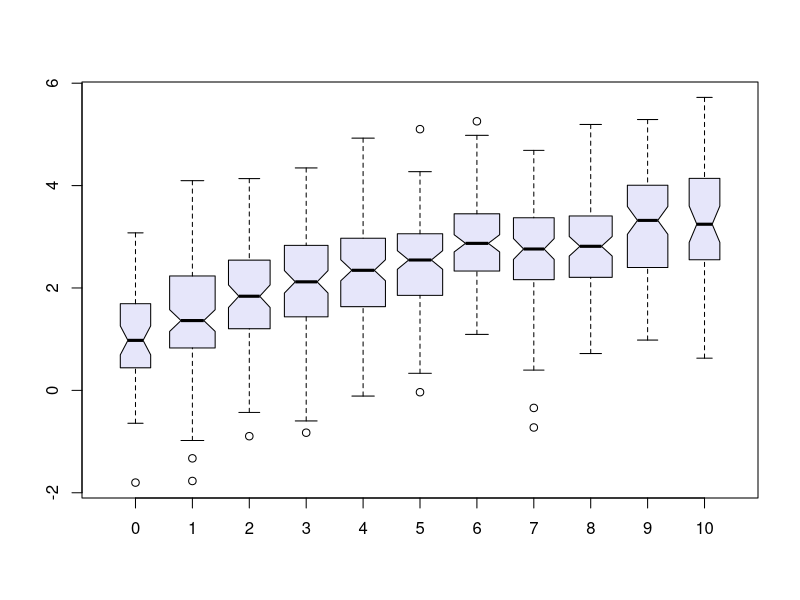

Reproduce this figure in R. (Note: this script raises an error after producing the figure.)
assign("a", list(1:22, NULL))
a[[1:2]]
a[1:2]

# Assign  and Get ------------------------------------------------------------------

for(i in 1:6) { #-- Create objects  'r.1', 'r.2', ... 'r.6' --
  nam <- paste("r", i, sep = ".")
  assign(nam, 1:i)
}
r.4

ls(pattern = "^r..$")

##-- Global assignment within a function:
myf <- function(x) {
  innerf <- function(x) assign("Global.res", x^2, envir = .GlobalEnv)
  innerf(x+1)
}
myf(3)
Global.res # 16
 ## test ####

a <- 1:4
assign("a[1]", 2)
a[1] == 2          # FALSE
get("a[1]") == 2   # TRUE


# sweep -------------------------------------------------------------------

require(stats) # for median
med.att <- apply(attitude, 2, median)
sweep(data.matrix(attitude), 2, med.att)  # subtract the column medians

## More sweeping:
A <- array(1:24, dim = 4:2)

## no warnings in normal use
sweep(A, 1, 5)
(A.min <- apply(A, 1, min))  # == 1:4
sweep(A, 1, A.min)
sweep(A, 1:2, apply(A, 1:2, median))

## warnings when mismatch
sweep(A, 1, 1:3)  # STATS does not recycle
sweep(A, 1, 6:1)  # STATS is longer

## exact recycling:
sweep(A, 1, 1:2)  # no warning
sweep(A, 1, as.array(1:2))  # warning



for(i in 1:5){
  if(i == 3) next
  print(1:i)
}

for(n in c(2,5,10,20,50)) {
  x <- stats::rnorm(n)
  cat(n, ": ", sum(x^2), "\n", sep = "")
}
f <- factor(sample(letters[1:5], 10, replace = TRUE))
for(i in unique(f)) print(i)

nchar(format(2^123, scientific = F))

#Match
match(8 , c(3,2,8,1,8,2))
match(8, c(1,2,3), nomatch = 999)
8 %in% c(2,3,1,8,2,1,2)
      

#diff
length(diff(1:10, 1, 4))

diff(diff((1:100)^2, lag = 1),1)
diff((1:10)^2, lag = 2)
#(a+1)^2 = a^2 + 1 + 2a -> (a+1)^2 - a^2 = 1+2a
diff(1:10, 2, 2)
x <- cumsum(cumsum(1:10))
x
diff(x, lag = 2)
diff(x, differences = 2)

diff(.leap.seconds)

#split
n <- 10; nn <- 100
g <- factor(round(n * runif(n * nn)))
x <- rnorm(n * nn) + sqrt(as.numeric(g))
xg <- split(x, g)
boxplot(xg, col = "lavender", notch = TRUE, varwidth = TRUE)
sapply(xg, length)
sapply(xg, mean)
str(xg)

split(1:10 , factor(c(rep('low',5),rep('high',4))))

#duplicated
duplicated(c(1,3,2,3))

#ftable
ftable(Titanic, row.vars = 1:3)
ftable(Titanic, row.vars = 1:2, col.vars = "Survived")
ftable(Titanic, row.vars = 2:1, col.vars = "Survived")

#dput() ----

## Create a function with comments
baz <- function(x) {
  # Subtract from one
  1-x
}
## and display it
dput(baz)
## and now display the saved source
dput(baz, control = "useSource")

## Numeric values:
xx <- pi^(1:3)
dput(xx)
dput(xx, control = "digits17")
dput(xx, control = "hexNumeric")
dput(xx, fil); dget(fil) - xx # slight rounding on all platforms
dput(xx, fil, control = "digits17")
dget(fil) - xx # slight rounding on some platforms
dput(xx, fil, control = "hexNumeric"); dget(fil) - xx
unlink(fil)

xn <- setNames(xx, paste0("pi^",1:3))
dput(xn) # nicer, now "niceNames" being part of default 'control'
dput(xn, control = "S_compat") # no names
## explicitly asking for output as in R < 3.5.0:
dput(xn, control = c("keepNA", "keepInteger", "showAttributes"))

# call ---- 

is.call(call) #-> FALSE: Functions are NOT calls

## set up a function call to round with argument 10.5
cl <- call("round", 10.5)
is.call(cl) # TRUE
cl
identical(quote(round(10.5)), # <- less functional, but the same
          cl) # TRUE
## such a call can also be evaluated.
eval(cl) # [1] 10

class(cl) # "call"
typeof(cl)# "language"
is.call(cl) && is.language(cl) # always TRUE for "call"s

A <- 10.5
call("round", A)        # round(10.5)
call("round", quote(A)) # round(A)
f <- "round"
call(f, quote(A))       # round(A)
## if we want to supply a function we need to use as.call or similar
f <- round
## Not run: call(f, quote(A))  # error: first arg must be character
(g <- as.call(list(f, quote(A))))
eval(g)
## alternatively but less transparently
g <- list(f, quote(A))
mode(g) <- "call"
g
eval(g)
## see also the examples in the help for do.call

